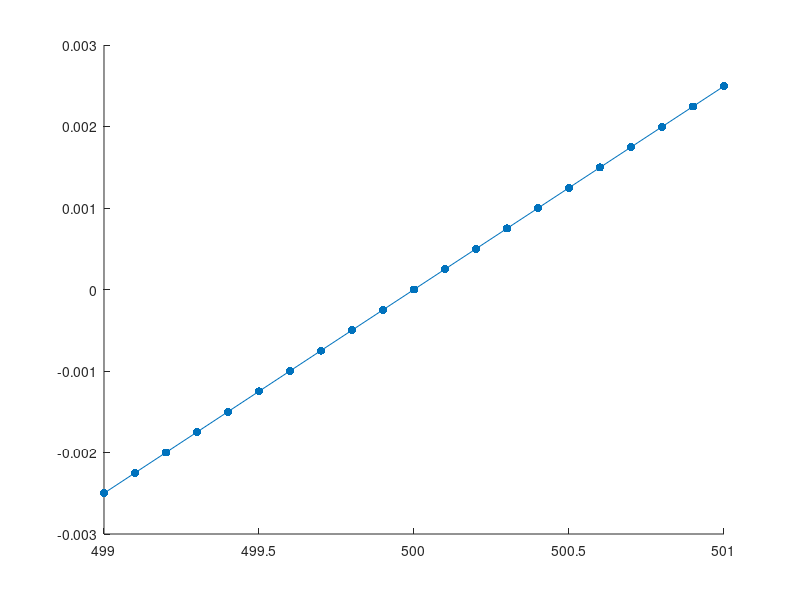

Source code (MATLAB):
E = [5 0 0];
R1 = 500;
R2 = R1;
R4 = R2;
R3 = 500000;
R5 = linspace(499,501,21);
U3 = linspace(0,0,21);

%Petla wyznaczajaca U3 dla kolejnych R5
for k = 1:21
  R = [R1+R4 -R1 -R4;-R1 R1+R2+R3 -R3; -R4 -R3 R3+R4+R5(k)]
  Rinv = inv(R);
  I = Rinv.*E;
  I3 = I(2) - I(3);
  U3(k) = I3 * R3;
 end; 
 hold on;
 
 %Wykres
 scatter(R5,U3,"filled");
 plot(R5,U3);
 
 %Wartosci pradow oczkowych
 Io1 = I(1,1);
 Io2 = I(2,1);
 Io3 = I(3,1);

 hold off;